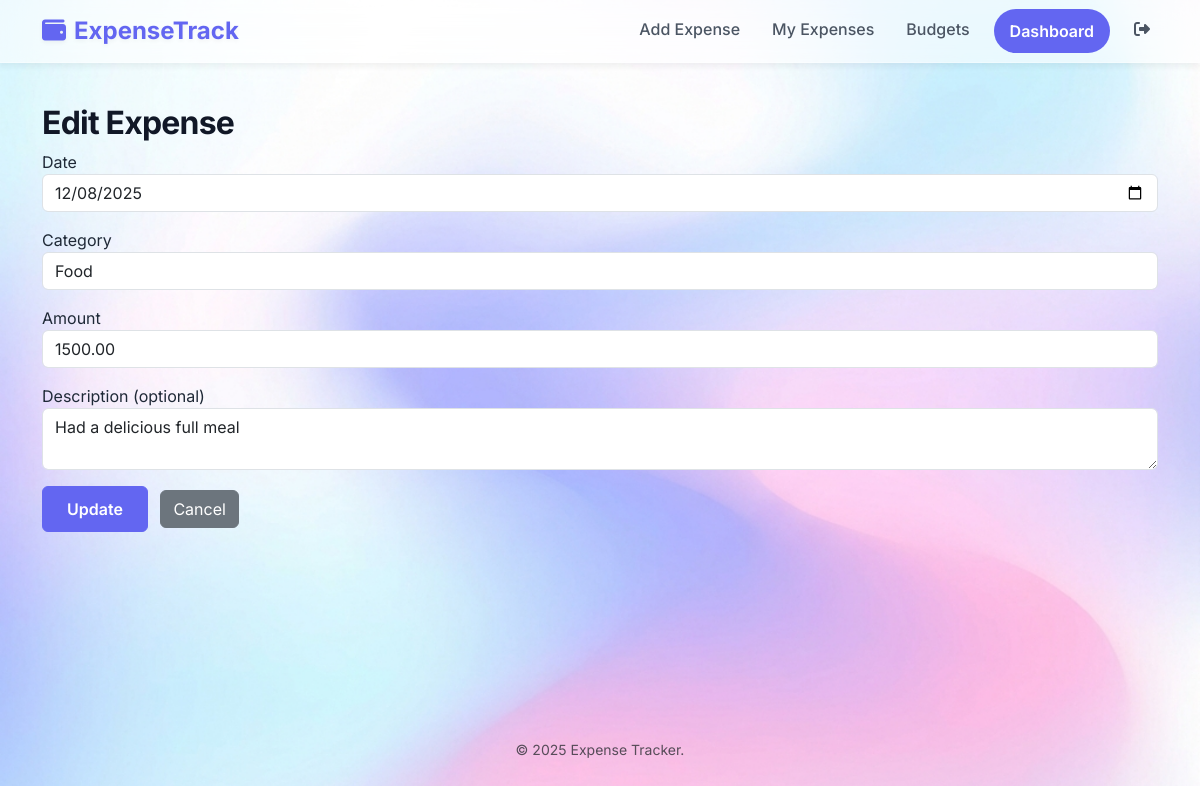
Screenshot of /edit/9 (signed in) with the database file from the repository.
### app.py (models this page shows)
class Expense(db.Model):
    id = db.Column(db.Integer, primary_key=True)
    user_id = db.Column(db.Integer, db.ForeignKey('user.id'), nullable=False, index=True)
    date = db.Column(db.Date, nullable=False)
    category = db.Column(db.String(80), nullable=False)
    amount = db.Column(db.Float, nullable=False)
    description = db.Column(db.Text, nullable=True)
    user = db.relationship('User', backref=db.backref('expenses', lazy=True))

### app.py (the view, shortened to what this page needs)
@app.route('/edit/<int:exp_id>', methods=['GET', 'POST'])
@login_required
def edit_expense(exp_id):
    expense = Expense.query.get_or_404(exp_id)
    if expense.user_id != current_user.id:
        flash('Unauthorized.', 'danger')
        return redirect(url_for('view_expenses'))
    return render_template('edit_expense.html', expense=expense)

### app.py (called while the page is built)
@login_manager.user_loader
def load_user(user_id):
    return User.query.get(int(user_id))

### templates/edit_expense.html (shortened to what this page needs)
{% extends "base.html" %}
{% block content %}
<h2>Edit Expense</h2>
<form method="post" action="{{ url_for('edit_expense', exp_id=expense.id) }}">
<div class="mb-3">
<label>Date</label>
<input type="date" name="date" class="form-control" value="{{ expense.date.strftime('%Y-%m-%d') }}">
</div>
<div class="mb-3">
<label>Category</label>
<select name="category" class="form-control">
<option {% if expense.category=='Food' %}selected{% endif %}>Food</option>
</select>
</div>
<div class="mb-3">
<label>Amount</label>
<input type="number" step="0.01" name="amount" class="form-control" value="{{ '%.2f'|format(expense.amount) }}">
</div>
<div class="mb-3">
<label>Description (optional)</label>
<textarea name="description" class="form-control" rows="2" placeholder="Add a short note about this expense">{{ expense.description or '' }}</textarea>
</div>
<button class="btn btn-primary" type="submit">Update</button>
<a href="{{ url_for('view_expenses') }}" class="btn btn-secondary ms-2">Cancel</a>
</form>
{% endblock %}

### static/style.css (style rules this page uses)
:root { --primary-color: #6366f1; --primary-hover: #4f46e5; --secondary-color: #ec4899; --bg-color: #f3f4f6; --text-color: #1f2937; --glass-bg: rgba(255, 255, 255, 0.7); --glass-border: rgba(255, 255, 255, 0.5); --shadow-sm: 0 1px 2px 0 rgba(0, 0, 0, 0.05); --shadow-md: 0 4px 6px -1px rgba(0, 0, 0, 0.1), 0 2px 4px -1px rgba(0, 0, 0, 0.06); --shadow-lg: 0 10px 15px -3px rgba(0, 0, 0, 0.1), 0 4px 6px -2px rgba(0, 0, 0, 0.05); }
body { font-family: 'Inter', sans-serif; color: var(--text-color); background: url('/static/bg_light.png') no-repeat center center fixed; background-size: cover; min-height: 100vh; display: flex; flex-direction: column; }
.btn-primary { background-color: var(--primary-color); border-color: var(--primary-color); padding: 0.6rem 1.5rem; font-weight: 600; transition: all 0.2s; }
h1, h2, h3, h4, h5, h6 { font-weight: 700; letter-spacing: -0.025em; color: #111827; }

### rows the page displays
Expense: date "12/08/2025", category "Food", amount "1500.00", description "Had a delicious full meal"
